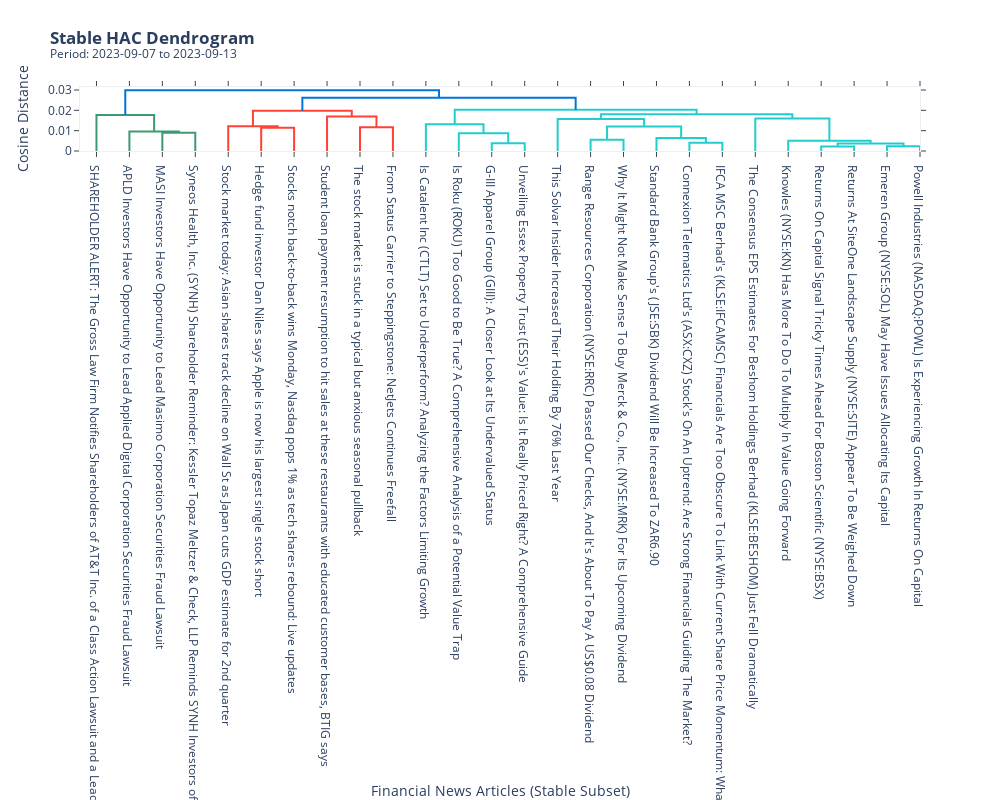

Write notebook code for a chart like this one.
### Markdown cell above
As we could expect, this week (precedind the day of collapse) seems to have a strong bipolarity. The news are essentially about the incoming event.

### Code cell
# Stable HAC
Z_stable, headlines, X_stable = compute_stable_hac_linkage(
    X, news_features, "2023-09-07", "2023-09-13", k=6, min_samples=3
)

# Dendogram
fig = plot_hac_dendrogram_plotly(Z_stable, headlines, "2023-09-07", "2023-09-13")
fig.show()

### Figure 1 — Plotly figure (JSON) as saved in the notebook; plotly's stock layout.template omitted (floating-point values rounded to 4 significant figures)
{"data": [{"hoverinfo": "text", "marker": {"color": "rgb(61,153,112)"}, "mode": "lines", "type": "scatter", "x": [25.0, 25.0, 35.0, 35.0], "xaxis": "x", "y": [0.0, 0.008946, 0.008946, 0.0], "yaxis": "y"}, {"hoverinfo": "text", "marker": {"color": "rgb(61,153,112)"}, "mode": "lines", "type": "scatter", "x": [15.0, 15.0, 30.0, 30.0], "xaxis": "x", "y": [0.0, 0.009617, 0.009617, 0.008946], "yaxis": "y"}, {"hoverinfo": "text", "marker": {"color": "rgb(61,153,112)"}, "mode": "lines", "type": "scatter", "x": [5.0, 5.0, 22.5, 22.5], "xaxis": "x", "y": [0.0, 0.0177, 0.0177, 0.009617], "yaxis": "y"}, {"hoverinfo": "text", "marker": {"color": "rgb(255,65,54)"}, "mode": "lines", "type": "scatter", "x": [55.0, 55.0, 65.0, 65.0], "xaxis": "x", "y": [0.0, 0.01144, 0.01144, 0.0], "yaxis": "y"}, {"hoverinfo": "text", "marker": {"color": "rgb(255,65,54)"}, "mode": "lines", "type": "scatter", "x": [45.0, 45.0, 60.0, 60.0], "xaxis": "x", "y": [0.0, 0.01222, 0.01222, 0.01144], "yaxis": "y"}, {"hoverinfo": "text", "marker": {"color": "rgb(255,65,54)"}, "mode": "lines", "type": "scatter", "x": [85.0, 85.0, 95.0, 95.0], "xaxis": "x", "y": [0.0, 0.01168, 0.01168, 0.0], "yaxis": "y"}, {"hoverinfo": "text", "marker": {"color": "rgb(255,65,54)"}, "mode": "lines", "type": "scatter", "x": [75.0, 75.0, 90.0, 90.0], "xaxis": "x", "y": [0.0, 0.01697, 0.01697, 0.01168], "yaxis": "y"}, {"hoverinfo": "text", "marker": {"color": "rgb(255,65,54)"}, "mode": "lines", "type": "scatter", "x": [52.5, 52.5, 82.5, 82.5], "xaxis": "x", "y": [0.01222, 0.01974, 0.01974, 0.01697], "yaxis": "y"}, {"hoverinfo": "text", "marker": {"color": "rgb(35,205,205)"}, "mode": "lines", "type": "scatter", "x": [125.0, 125.0, 135.0, 135.0], "xaxis": "x", "y": [0.0, 0.003752, 0.003752, 0.0], "yaxis": "y"}, {"hoverinfo": "text", "marker": {"color": "rgb(35,205,205)"}, "mode": "lines", "type": "scatter", "x": [115.0, 115.0, 130.0, 130.0], "xaxis": "x", "y": [0.0, 0.008692, 0.008692, 0.003752], "yaxis": "y"}, {"hoverinfo": "text", "marker": {"color": "rgb(35,205,205)"}, "mode": "lines", "type": "scatter", "x": [105.0, 105.0, 122.5, 122.5], "xaxis": "x", "y": [0.0, 0.01318, 0.01318, 0.008692], "yaxis": "y"}, {"hoverinfo": "text", "marker": {"color": "rgb(35,205,205)"}, "mode": "lines", "type": "scatter", "x": [155.0, 155.0, 165.0, 165.0], "xaxis": "x", "y": [0.0, 0.005501, 0.005501, 0.0], "yaxis": "y"}, {"hoverinfo": "text", "marker": {"color": "rgb(35,205,205)"}, "mode": "lines", "type": "scatter", "x": [185.0, 185.0, 195.0, 195.0], "xaxis": "x", "y": [0.0, 0.004095, 0.004095, 0.0], "yaxis": "y"}, {"hoverinfo": "text", "marker": {"color": "rgb(35,205,205)"}, "mode": "lines", "type": "scatter", "x": [175.0, 175.0, 190.0, 190.0], "xaxis": "x", "y": [0.0, 0.006378, 0.006378, 0.004095], "yaxis": "y"}, {"hoverinfo": "text", "marker": {"color": "rgb(35,205,205)"}, "mode": "lines", "type": "scatter", "x": [160.0, 160.0, 182.5, 182.5], "xaxis": "x", "y": [0.005501, 0.01206, 0.01206, 0.006378], "yaxis": "y"}, {"hoverinfo": "text", "marker": {"color": "rgb(35,205,205)"}, "mode": "lines", "type": "scatter", "x": [145.0, 145.0, 171.2, 171.2], "xaxis": "x", "y": [0.0, 0.01572, 0.01572, 0.01206], "yaxis": "y"}, {"hoverinfo": "text", "marker": {"color": "rgb(35,205,205)"}, "mode": "lines", "type": "scatter", "x": [225.0, 225.0, 235.0, 235.0], "xaxis": "x", "y": [0.0, 0.002239, 0.002239, 0.0], "yaxis": "y"}, {"hoverinfo": "text", "marker": {"color": "rgb(35,205,205)"}, "mode": "lines", "type": "scatter", "x": [245.0, 245.0, 255.0, 255.0], "xaxis": "x", "y": [0.0, 0.002387, 0.002387, 0.0], "yaxis": "y"}, {"hoverinfo": "text", "marker": {"color": "rgb(35,205,205)"}, "mode": "lines", "type": "scatter", "x": [230.0, 230.0, 250.0, 250.0], "xaxis": "x", "y": [0.002239, 0.003665, 0.003665, 0.002387], "yaxis": "y"}, {"hoverinfo": "text", "marker": {"color": "rgb(35,205,205)"}, "mode": "lines", "type": "scatter", "x": [215.0, 215.0, 240.0, 240.0], "xaxis": "x", "y": [0.0, 0.00506, 0.00506, 0.003665], "yaxis": "y"}, {"hoverinfo": "text", "marker": {"color": "rgb(35,205,205)"}, "mode": "lines", "type": "scatter", "x": [205.0, 205.0, 227.5, 227.5], "xaxis": "x", "y": [0.0, 0.01601, 0.01601, 0.00506], "yaxis": "y"}, {"hoverinfo": "text", "marker": {"color": "rgb(35,205,205)"}, "mode": "lines", "type": "scatter", "x": [158.1, 158.1, 216.2, 216.2], "xaxis": "x", "y": [0.01572, 0.01804, 0.01804, 0.01601], "yaxis": "y"}, {"hoverinfo": "text", "marker": {"color": "rgb(35,205,205)"}, "mode": "lines", "type": "scatter", "x": [113.8, 113.8, 187.2, 187.2], "xaxis": "x", "y": [0.01318, 0.02031, 0.02031, 0.01804], "yaxis": "y"}, {"hoverinfo": "text", "marker": {"color": "rgb(0,116,217)"}, "mode": "lines", "type": "scatter", "x": [67.5, 67.5, 150.5, 150.5], "xaxis": "x", "y": [0.01974, 0.02614, 0.02614, 0.02031], "yaxis": "y"}, {"hoverinfo": "text", "marker": {"color": "rgb(0,116,217)"}, "mode": "lines", "type": "scatter", "x": [13.75, 13.75, 109.0, 109.0], "xaxis": "x", "y": [0.0177, 0.0299, 0.0299, 0.02614], "yaxis": "y"}], "layout": {"autosize": false, "height": 800, "hovermode": "closest", "showlegend": false, "title": {"text": "<b>Stable HAC Dendrogram</b><br><sup>Period: 2023-09-07 to 2023-09-13</sup>"}, "width": 1000, "xaxis": {"mirror": "allticks", "rangemode": "tozero", "showgrid": false, "showline": true, "showticklabels": true, "tickmode": "array", "ticks": "outside", "ticktext": ["SHAREHOLDER ALERT: The Gross Law Firm Notifies Shareholders of AT&T Inc. of a Class Action Lawsuit and a Lead Plaintiff Deadline of September 26, 2023 - (NYSE: T)", "APLD Investors Have Opportunity to Lead Applied Digital Corporation Securities Fraud Lawsuit", "MASI Investors Have Opportunity to Lead Masimo Corporation Securities Fraud Lawsuit", "Syneos Health, Inc. (SYNH) Shareholder Reminder: Kessler Topaz Meltzer & Check, LLP Reminds SYNH Investors of Securities Fraud Class Action Lawsuit Filed On Their Behalf", "Stock market today: Asian shares track decline on Wall St as Japan cuts GDP estimate for 2nd quarter", "Hedge fund investor Dan Niles says Apple is now his largest single stock short", "Stocks notch back-to-back wins Monday, Nasdaq pops 1% as tech shares rebound: Live updates", "Student loan payment resumption to hit sales at these restaurants with educated customer bases, BTIG says", "The stock market is stuck in a typical but anxious seasonal pullback", "From Status Carrier to Steppingstone: NetJets Continues Freefall", "Is Catalent Inc (CTLT) Set to Underperform? Analyzing the Factors Limiting Growth", "Is Roku (ROKU) Too Good to Be True? A Comprehensive Analysis of a Potential Value Trap", "G-III Apparel Group (GIII): A Closer Look at Its Undervalued Status", "Unveiling Essex Property Trust (ESS)'s Value: Is It Really Priced Right? A Comprehensive Guide", "This Solvar Insider Increased Their Holding By 76% Last Year", "Range Resources Corporation (NYSE:RRC) Passed Our Checks, And It's About To Pay A US$0.08 Dividend", "Why It Might Not Make Sense To Buy Merck & Co., Inc. (NYSE:MRK) For Its Upcoming Dividend", "Standard Bank Group's (JSE:SBK) Dividend Will Be Increased To ZAR6.90", "Connexion Telematics Ltd's (ASX:CXZ) Stock's On An Uptrend: Are Strong Financials Guiding The Market?", "IFCA MSC Berhad's (KLSE:IFCAMSC) Financials Are Too Obscure To Link With Current Share Price Momentum: What's In Store For the Stock?", "The Consensus EPS Estimates For Beshom Holdings Berhad (KLSE:BESHOM) Just Fell Dramatically", "Knowles (NYSE:KN) Has More To Do To Multiply In Value Going Forward", "Returns On Capital Signal Tricky Times Ahead For Boston Scientific (NYSE:BSX)", "Returns At SiteOne Landscape Supply (NYSE:SITE) Appear To Be Weighed Down", "Emeren Group (NYSE:SOL) May Have Issues Allocating Its Capital", "Powell Industries (NASDAQ:POWL) Is Experiencing Growth In Returns On Capital"], "tickvals": [5, 15, 25, 35, 45, 55, 65, 75, 85, 95, 105, 115, 125, 135, 145, 155, 165, 175, 185, 195, 205, 215, 225, 235, 245, 255], "title": {"text": "Financial News Articles (Stable Subset)"}, "type": "linear", "zeroline": false}, "yaxis": {"mirror": "allticks", "rangemode": "tozero", "showgrid": false, "showline": true, "showticklabels": true, "ticks": "outside", "title": {"text": "Cosine Distance"}, "type": "linear", "zeroline": false}}}
